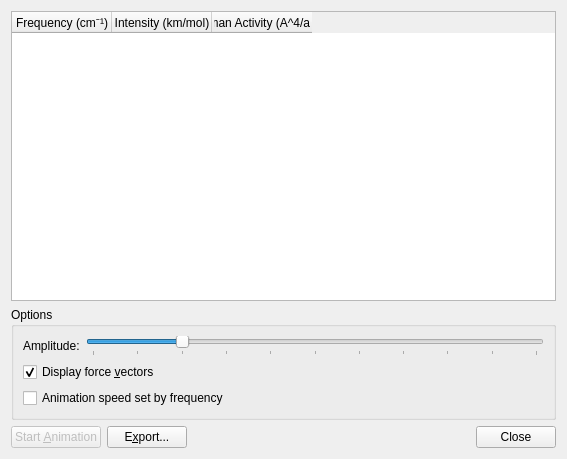
<?xml version="1.0" encoding="UTF-8"?>
<ui version="4.0">
 <class>VibrationDialog</class>
 <widget class="QDialog" name="VibrationDialog">
  <property name="geometry">
   <rect>
    <x>0</x>
    <y>0</y>
    <width>567</width>
    <height>459</height>
   </rect>
  </property>
  <property name="windowTitle">
   <string>Molecular Vibrations</string>
  </property>
  <layout class="QVBoxLayout" name="verticalLayout_2">
   <item>
    <widget class="QTableWidget" name="vibrationTable">
     <property name="horizontalScrollBarPolicy">
      <enum>Qt::ScrollBarAlwaysOff</enum>
     </property>
     <property name="editTriggers">
      <set>QAbstractItemView::NoEditTriggers</set>
     </property>
     <property name="alternatingRowColors">
      <bool>true</bool>
     </property>
     <property name="selectionMode">
      <enum>QAbstractItemView::SingleSelection</enum>
     </property>
     <property name="selectionBehavior">
      <enum>QAbstractItemView::SelectRows</enum>
     </property>
     <property name="gridStyle">
      <enum>Qt::SolidLine</enum>
     </property>
     <property name="sortingEnabled">
      <bool>true</bool>
     </property>
     <property name="rowCount">
      <number>0</number>
     </property>
     <property name="columnCount">
      <number>3</number>
     </property>
     <column>
      <property name="text">
       <string>Frequency (cm⁻¹)</string>
      </property>
     </column>
     <column>
      <property name="text">
       <string>Intensity (km/mol)</string>
      </property>
     </column>
     <column>
      <property name="text">
       <string>Raman Activity (A^4/amu)</string>
      </property>
     </column>
    </widget>
   </item>
   <item>
    <widget class="QGroupBox" name="groupBox">
     <property name="title">
      <string>Options</string>
     </property>
     <layout class="QVBoxLayout" name="verticalLayout">
      <item>
       <layout class="QHBoxLayout" name="horizontalLayout_2">
        <item>
         <widget class="QLabel" name="label">
          <property name="text">
           <string>Amplitude:</string>
          </property>
          <property name="buddy">
           <cstring>scaleSlider</cstring>
          </property>
         </widget>
        </item>
        <item>
         <widget class="QSlider" name="scaleSlider">
          <property name="maximum">
           <number>10</number>
          </property>
          <property name="value">
           <number>2</number>
          </property>
          <property name="orientation">
           <enum>Qt::Horizontal</enum>
          </property>
          <property name="tickPosition">
           <enum>QSlider::TicksBelow</enum>
          </property>
          <property name="tickInterval">
           <number>1</number>
          </property>
         </widget>
        </item>
       </layout>
      </item>
      <item>
       <widget class="QCheckBox" name="displayForcesCheckBox">
        <property name="text">
         <string>Display force &amp;vectors</string>
        </property>
        <property name="checked">
         <bool>true</bool>
        </property>
       </widget>
      </item>
      <item>
       <widget class="QCheckBox" name="animationSpeedCheckBox">
        <property name="toolTip">
         <string>higher frequency vibrations will show faster movement</string>
        </property>
        <property name="text">
         <string>Animation speed set by frequency</string>
        </property>
       </widget>
      </item>
     </layout>
    </widget>
   </item>
   <item>
    <layout class="QHBoxLayout" name="horizontalLayout">
     <item>
      <widget class="QPushButton" name="animationButton">
       <property name="enabled">
        <bool>false</bool>
       </property>
       <property name="text">
        <string>Start &amp;Animation</string>
       </property>
      </widget>
     </item>
     <item>
      <widget class="QPushButton" name="exportButton">
       <property name="text">
        <string>E&amp;xport...</string>
       </property>
      </widget>
     </item>
     <item>
      <widget class="QDialogButtonBox" name="buttonBox">
       <property name="orientation">
        <enum>Qt::Horizontal</enum>
       </property>
       <property name="standardButtons">
        <set>QDialogButtonBox::Close</set>
       </property>
      </widget>
     </item>
    </layout>
   </item>
  </layout>
 </widget>
 <resources/>
 <connections>
  <connection>
   <sender>buttonBox</sender>
   <signal>accepted()</signal>
   <receiver>VibrationDialog</receiver>
   <slot>accept()</slot>
   <hints>
    <hint type="sourcelabel">
     <x>248</x>
     <y>254</y>
    </hint>
    <hint type="destinationlabel">
     <x>157</x>
     <y>274</y>
    </hint>
   </hints>
  </connection>
  <connection>
   <sender>buttonBox</sender>
   <signal>rejected()</signal>
   <receiver>VibrationDialog</receiver>
   <slot>reject()</slot>
   <hints>
    <hint type="sourcelabel">
     <x>316</x>
     <y>260</y>
    </hint>
    <hint type="destinationlabel">
     <x>286</x>
     <y>274</y>
    </hint>
   </hints>
  </connection>
 </connections>
</ui>
